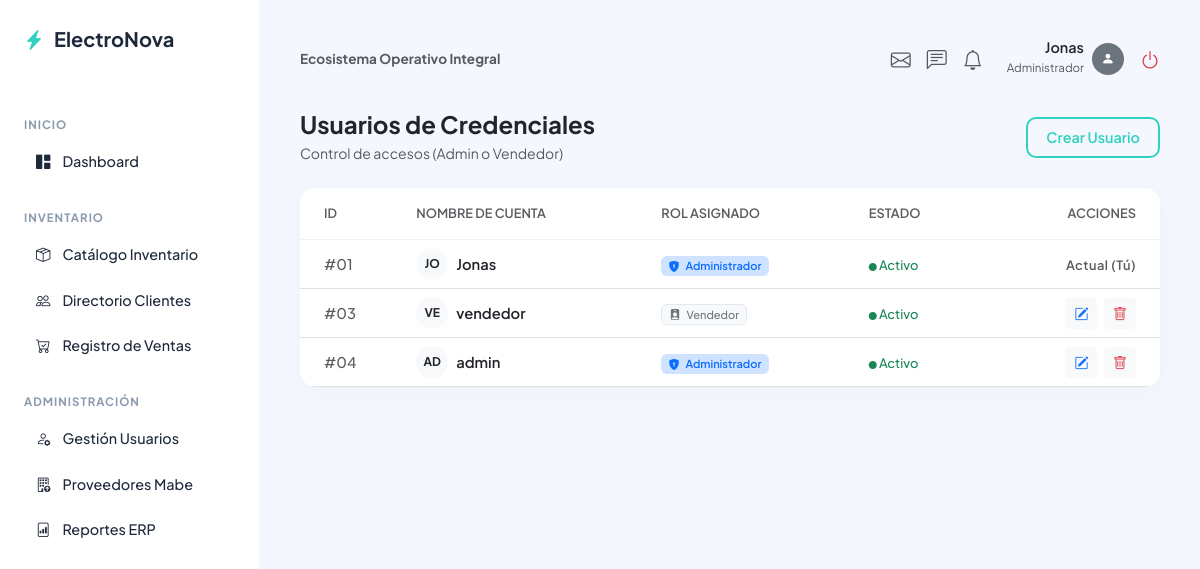
/auth/usuarios (signed in), run on the app's committed database.
### app/auth/models.py (models this page shows)
class Usuario(db.Model, UserMixin):
    __tablename__ = "usuarios"
    id = db.Column(db.Integer, primary_key=True)
    username = db.Column(db.String(100), unique=True, nullable=False)
    password = db.Column(db.String(200), nullable=False)
    rol_id = db.Column(db.Integer, db.ForeignKey("roles.id"), nullable=False)
    @property
    def rol(self):
        return self.rol_rel.nombre if self.rol_rel else "Vendedor"

class Rol(db.Model):
    __tablename__ = "roles"
    id = db.Column(db.Integer, primary_key=True)
    nombre = db.Column(db.String(50), unique=True, nullable=False)
    usuarios = db.relationship("Usuario", backref="rol_rel", lazy=True)

### app/auth/routes.py (the view)
@auth_bp.route("/usuarios")
@login_required
@admin_required
def usuarios_index():
    usuarios = Usuario.query.all()
    return render_template("auth/usuarios_index.html", usuarios=usuarios)

### app/auth/helpers.py (called while the page is built)
def admin_required(f):
    @wraps(f)
    def decorated_function(*args, **kwargs):
        if not current_user.is_authenticated or current_user.rol != "Administrador":
            flash("Acceso denegado: Se requieren permisos de Administrador.", "danger")
            return redirect(url_for("core.dashboard"))
        return f(*args, **kwargs)
    return decorated_function

### app/auth/templates/auth/usuarios_index.html
{% extends 'base.html' %}
{% block content %}
<div class="d-flex justify-content-between align-items-center mb-4">
    <div>
        <h4 class="fw-bold mb-1 text-dark">Usuarios de Credenciales</h4>
        <p class="text-muted small mb-0">Control de accesos (Admin o Vendedor)</p>
    </div>
    <a href="{{ url_for('auth.register') }}" class="btn btn-cleo-outline">Crear Usuario</a>
</div>
<div class="cleo-card p-0 overflow-hidden">
    <div class="table-responsive">
        <table class="table table-hover align-middle mb-0" style="font-size: 0.92rem;">
            <thead style="background-color: #fafbfc; border-bottom: 1px solid #edf2f7;">
                <tr>
                    <th class="ps-4 py-3 text-muted fw-semibold" style="font-size: 0.8rem; text-transform: uppercase;">ID</th>
                    <th class="py-3 text-muted fw-semibold" style="font-size: 0.8rem; text-transform: uppercase;">Nombre de Cuenta</th>
                    <th class="py-3 text-muted fw-semibold" style="font-size: 0.8rem; text-transform: uppercase;">Rol Asignado</th>
                    <th class="py-3 text-muted fw-semibold" style="font-size: 0.8rem; text-transform: uppercase;">Estado</th>
                    <th class="pe-4 py-3 text-end text-muted fw-semibold" style="font-size: 0.8rem; text-transform: uppercase;">Acciones</th>
                </tr>
            </thead>
            <tbody>
                {% for u in usuarios %}
                <tr>
                    <td class="ps-4 fw-medium text-muted">#0{{ u.id }}</td>
                    <td>
                        <div class="d-flex align-items-center gap-2">
                            <div class="rounded-circle bg-light d-flex align-items-center justify-content-center fw-bold text-dark" style="width: 32px; height: 32px; font-size: 0.75rem;">
                                {{ u.username[:2]|upper }}
                            </div>
                            <span class="fw-semibold text-dark">{{ u.username }}</span>
                        </div>
                    </td>
                    <td>
                        {% if u.rol == 'Administrador' %}
                            <span class="badge bg-primary-subtle text-primary px-2.5 py-1.5 fw-semibold" style="border-radius: 6px;">
                                <i class="bi bi-shield-lock-fill me-1"></i> {{ u.rol }}
                            </span>
                        {% else %}
                            <span class="badge bg-light text-secondary px-2.5 py-1.5 fw-medium" style="border-radius: 6px; border: 1px solid #e2e8f0;">
                                <i class="bi bi-person-badge-fill me-1"></i> {{ u.rol }}
                            </span>
                        {% endif %}
                    </td>
                    <td>
                        <span class="text-success small fw-medium"><i class="bi bi-circle-fill" style="font-size: 0.5rem;"></i> Activo</span>
                    </td>
                    <td class="pe-4 text-end">
                        {% if u.id != current_user.id %}
                            <a href="{{ url_for('auth.edit_usuario', id=u.id) }}" class="btn btn-sm btn-light text-primary me-1" title="Editar Personal">
                                <i class="bi bi-pencil-square"></i>
                            </a>
                            <form action="{{ url_for('auth.delete_usuario', id=u.id) }}" method="POST" class="d-inline" onsubmit="return confirm('¿Estás completamente seguro de retirar las credenciales a este usuario?');">
                                <button type="submit" class="btn btn-sm btn-light text-danger" title="Eliminar Personal">
                                    <i class="bi bi-trash"></i>
                                </button>
                            </form>
                        {% else %}
                            <span class="text-muted small fw-semibold ps-2" style="font-size: 0.8rem; letter-spacing: 0.5px;">Actual (Tú)</span>
                        {% endif %}
                    </td>
                </tr>
                {% endfor %}
            </tbody>
        </table>
    </div>
</div>
{% endblock %}

### app/templates/base.html (shortened to what this page needs)
<!DOCTYPE html>
<html lang="es">
<head>
    <link href="https://cdn.jsdelivr.net/npm/bootstrap@5.3.0/dist/css/bootstrap.min.css" rel="stylesheet">
    <link rel="stylesheet" href="https://cdn.jsdelivr.net/npm/bootstrap-icons@1.11.0/font/bootstrap-icons.css">
</head>
<body>
    <div class="wrapper">
        {% if current_user.is_authenticated %}
            <aside class="sidebar">
                <a href="{{ url_for('core.dashboard') }}" class="brand-logo">
                    <i class="bi bi-lightning-charge-fill" style="color: var(--cleo-primary);"></i> ElectroNova
                </a>
                <div class="menu-category">Inicio</div>
                <ul class="nav-menu">
                    <li class="nav-menu-item">
                        <a href="{{ url_for('core.dashboard') }}" class="nav-menu-link">
                            <i class="bi bi-grid-1x2-fill"></i> Dashboard
                        </a>
                    </li>
                </ul>
                <div class="menu-category">Inventario</div>
                <ul class="nav-menu">
                    <li class="nav-menu-item">
                        <a href="{{ url_for('inventario.index') }}" class="nav-menu-link">
                            <i class="bi bi-box-seam"></i> Catálogo Inventario
                        </a>
                    </li>
                    <li class="nav-menu-item">
                        <a href="{{ url_for('clientes.index') }}" class="nav-menu-link">
                            <i class="bi bi-people"></i> Directorio Clientes
                        </a>
                    </li>
                    <li class="nav-menu-item">
                        <a href="{{ url_for('ventas.index') }}" class="nav-menu-link">
                            <i class="bi bi-cart-check"></i> Registro de Ventas
                        </a>
                    </li>
                </ul>
                {% if current_user.rol == 'Administrador' %}
                <div class="menu-category">Administración</div>
                <ul class="nav-menu">
                    <li class="nav-menu-item">
                        <a href="{{ url_for('auth.usuarios_index') }}" class="nav-menu-link">
                            <i class="bi bi-person-gear"></i> Gestión Usuarios
                        </a>
                    </li>
                    <li class="nav-menu-item">
                        <a href="{{ url_for('inventario.proveedores') }}" class="nav-menu-link">
                            <i class="bi bi-building-up"></i> Proveedores Mabe
                        </a>
                    </li>
                    <li class="nav-menu-item">
                        <a href="{{ url_for('core.reportes') }}" class="nav-menu-link">
                            <i class="bi bi-file-bar-graph"></i> Reportes ERP
                        </a>
                    </li>
                </ul>
                {% endif %}
            </aside>
        {% endif %}
        <main class="main-content {% if current_user.is_authenticated %}authenticated{% else %}guest{% endif %}">
            {% if current_user.is_authenticated %}
                <header class="top-bar">
                    <div>
                        <h5 class="fw-bold mb-0 text-muted" style="font-size: 0.85rem;">Ecosistema Operativo Integral</h5>
                    </div>
                    <div class="d-flex align-items-center gap-4">
                        <div class="text-muted d-flex gap-3 fs-5">
                            <i class="bi bi-envelope" style="cursor: pointer;"></i>
                            <i class="bi bi-chat-left-text" style="cursor: pointer;"></i>
                            <i class="bi bi-bell" style="cursor: pointer;"></i>
                        </div>
                        <div class="d-flex align-items-center gap-2">
                            <div class="text-end">
                                <span class="fw-semibold text-dark d-block" style="font-size: 0.9rem; line-height: 1;">{{ current_user.username }}</span>
                                <small class="text-muted" style="font-size: 0.72rem;">{{ current_user.rol }}</small>
                            </div>
                            <div class="bg-secondary rounded-circle d-flex align-items-center justify-content-center text-white" style="width: 32px; height: 32px; font-size: 0.8rem;">
                                <i class="bi bi-person-fill"></i>
                            </div>
                            <a href="{{ url_for('auth.logout') }}" class="text-danger ms-2 fs-5" title="Cerrar Sesión">
                                <i class="bi bi-power"></i>
                            </a>
                        </div>
                    </div>
                </header>
            {% endif %}
            {% block content %}{% endblock %}
        </main>
    </div>
</body>
</html>

### app/templates/base.html (style rules this page uses)
:root { --cleo-bg: #f4f7fe; --cleo-sidebar-bg: #ffffff; --cleo-primary: #30D1BE; --cleo-primary-hover: #26b3a3; --cleo-text-dark: #1e293b; --cleo-text-muted: #8a99ad; --cleo-card-shadow: 0px 4px 20px rgba(0, 0, 0, 0.03); }
body { background-color: var(--cleo-bg); font-family: 'Plus Jakarta Sans', sans-serif; color: var(--cleo-text-dark); overflow-x: hidden; margin: 0; padding: 0; }
.wrapper { display: flex; min-height: 100vh; }
.sidebar { width: 260px; background-color: var(--cleo-sidebar-bg); border-right: 1px solid rgba(0,0,0,0.04); padding: 24px; display: flex; flex-direction: column; position: fixed; height: 100vh; z-index: 100; }
.brand-logo { font-size: 1.25rem; font-weight: 700; color: var(--cleo-text-dark); text-decoration: none; display: flex; align-items: center; gap: 10px; margin-bottom: 40px; }
.menu-category { font-size: 0.72rem; text-transform: uppercase; letter-spacing: 1px; color: var(--cleo-text-muted); font-weight: 700; margin-top: 22px; margin-bottom: 8px; }
.nav-menu { list-style: none; padding-left: 0; margin-bottom: 0; }
.nav-menu-item { margin-bottom: 4px; }
.nav-menu-link { display: flex; align-items: center; gap: 12px; padding: 10px 12px; color: var(--cleo-text-dark); text-decoration: none; font-size: 0.9rem; font-weight: 500; border-radius: 8px; transition: all 0.2s ease; }
.main-content { flex-grow: 1; min-height: 100vh; display: flex; flex-direction: column; }
.main-content.authenticated { margin-left: 260px; padding: 40px; }
.top-bar { display: flex; justify-content: space-between; align-items: center; margin-bottom: 32px; }
.cleo-card { background: #ffffff; border: none; border-radius: 16px; box-shadow: var(--cleo-card-shadow); padding: 24px; margin-bottom: 24px; }
.btn-cleo-outline { background-color: transparent; color: var(--cleo-primary); border: 2px solid var(--cleo-primary); padding: 8px 18px; border-radius: 10px; font-weight: 600; font-size: 0.9rem; transition: all 0.2s ease; text-decoration: none; display: inline-block; }

### data on the page
Usuario: username "Jonas", id "1", username "JO", rol "Administrador", shows "Actual (Tú)"
Rol: rol "Administrador"
Usuario: id "3", username "VE", username "vendedor", rol "Vendedor"
Usuario: id "4", username "AD", username "admin", rol "Administrador"
